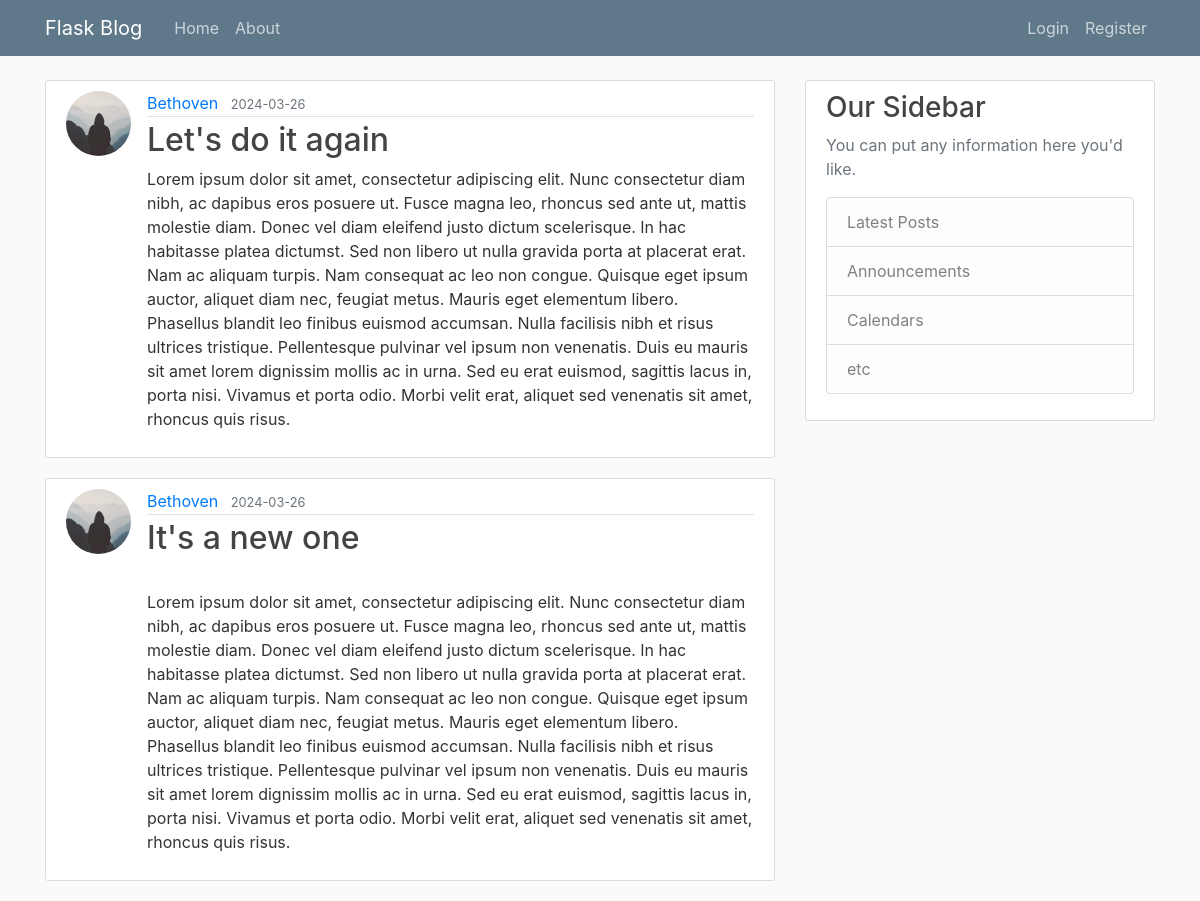
The page /home on the database its author committed.
### flaskblog/models.py (models this page shows, shortened)
class Post(db.Model):
    id = db.Column(db.Integer, primary_key=True)
    title = db.Column(db.String(100), nullable=False)
    date_posted = db.Column(db.DateTime, nullable=False, default=datetime.utcnow)
    content = db.Column(db.Text, nullable=False)
    user_id = db.Column(db.Integer, db.ForeignKey('user.id'), nullable=False)

class User(db.Model, UserMixin):
    id = db.Column(db.Integer, primary_key=True)
    username = db.Column(db.String(20), unique=True, nullable=False)
    email = db.Column(db.String(120), unique=True, nullable=False)
    image_file = db.Column(db.String(20), nullable=False, default='default.jpg')
    password = db.Column(db.String(60), nullable=False)
    posts = db.relationship('Post', backref='author', lazy=True)

### flaskblog/routes.py (the view)
@app.route("/")
@app.route("/home")
def home():
    page = request.args.get('page', 1, type=int)
    posts = Post.query.order_by(Post.date_posted.desc()).paginate(per_page=2, page=page)
    return render_template('home.html', posts=posts)

### flaskblog/templates/home.html
{% extends "layout.html" %}
{% block content %}
    {% for post in posts %}
        <article class="media content-section">
          <img class="rounded-circle article-img" src="{{ url_for('static', filename='profile_pics/' + post.author.image_file) }}">
          <div class="media-body">
            <div class="article-metadata">
              <a class="mr-2" href="#">{{ post.author.username }}</a>
              <small class="text-muted">{{ post.date_posted.strftime("%Y-%m-%d") }}</small>
            </div>
            <h2><a class="article-title" href="{{ url_for('post', post_id=post.id) }}">{{ post.title }}</a></h2>
            <p class="article-content">{{ post.content }}</p>
          </div>
        </article>
    {% endfor %}
{% endblock content %}

### flaskblog/templates/layout.html (shortened to what this page needs)
<!DOCTYPE html>
<html>
<head>
    <link rel="stylesheet" href="https://maxcdn.bootstrapcdn.com/bootstrap/4.0.0/css/bootstrap.min.css">
    <link rel="stylesheet" type="text/css" href="{{ url_for('static', filename='main.css') }}">
</head>
<body>
    <header class="site-header">
      <nav class="navbar navbar-expand-md navbar-dark bg-steel fixed-top">
        <div class="container">
          <a class="navbar-brand mr-4" href="/">Flask Blog</a>
          <div class="collapse navbar-collapse" id="navbarToggle">
            <div class="navbar-nav mr-auto">
              <a class="nav-item nav-link" href="{{ url_for('home') }}">Home</a>
              <a class="nav-item nav-link" href="{{ url_for('about') }}">About</a>
            </div>
            <div class="navbar-nav">
              {% if current_user.is_authenticated %}
                <a class="nav-item nav-link" href="{{ url_for('new_post') }}">New Post</a>
                <a class="nav-item nav-link" href="{{ url_for('account') }}">Account</a>
                <a class="nav-item nav-link" href="{{ url_for('logout') }}">Logout</a>
              {% else %}
                <a class="nav-item nav-link" href="{{ url_for('login') }}">Login</a>
                <a class="nav-item nav-link" href="{{ url_for('register') }}">Register</a>
              {% endif %}
            </div>
          </div>
        </div>
      </nav>
    </header>
    <main role="main" class="container">
      <div class="row">
        <div class="col-md-8">
          {% block content %}{% endblock %}
        </div>
        <div class="col-md-4">
          <div class="content-section">
            <h3>Our Sidebar</h3>
            <p class='text-muted'>You can put any information here you'd like.
              <ul class="list-group">
                <li class="list-group-item list-group-item-light">Latest Posts</li>
                <li class="list-group-item list-group-item-light">Announcements</li>
                <li class="list-group-item list-group-item-light">Calendars</li>
                <li class="list-group-item list-group-item-light">etc</li>
              </ul>
            </p>
          </div>
        </div>
      </div>
    </main>
</body>
</html>

### flaskblog/static/main.css (style rules this page uses)
body { background: #fafafa; color: #333333; margin-top: 5rem; }
h1, h2, h3, h4, h5, h6 { color: #444444; }
.bg-steel { background-color: #5f788a; }
.site-header .navbar-nav .nav-link { color: #cbd5db; }
.content-section { background: #ffffff; padding: 10px 20px; border: 1px solid #dddddd; border-radius: 3px; margin-bottom: 20px; }
.article-title { color: #444444; }
.article-content { white-space: pre-line; }
.article-img { height: 65px; width: 65px; margin-right: 16px; }
.article-metadata { padding-bottom: 1px; margin-bottom: 4px; border-bottom: 1px solid #e3e3e3 }

### rows shown on the page
Post: image_file (placeholder picture), author.username "Bethoven", date_posted "2024-03-26", title "Let's do it again", content "Lorem ipsum dolor sit amet, consectetur adipiscing elit. Nunc consectetur diam nibh, ac dapibus eros posuere ut. Fusce magna leo, rhoncus sed ante ut, mattis molestie diam. Donec vel diam eleifend justo dictum scelerisque. In hac habitasse platea dictumst. Sed non libero ut nulla gravida porta at placerat erat. Nam ac aliquam turpis. Nam consequat ac leo non congue. Quisque eget ipsum auctor, aliquet diam nec, feugiat metus. Mauris eget elementum libero. Phasellus blandit leo finibus euismod accumsan. Nulla facilisis nibh et risus ultrices tristique. Pellentesque pulvinar vel ipsum non venenatis. Duis eu mauris sit amet lorem dignissim mollis ac in urna. Sed eu erat euismod, sagittis lacus…"
Post: image_file (placeholder picture), author.username "Bethoven", date_posted "2024-03-26", title "It's a new one", content "Lorem ipsum dolor sit amet, consectetur adipiscing elit. Nunc consectetur diam nibh, ac dapibus eros posuere ut. Fusce magna leo, rhoncus sed ante ut, mattis molestie diam. Donec vel diam eleifend justo dictum scelerisque. In hac habitasse platea dictumst. Sed non libero ut nulla gravida porta at placerat erat. Nam ac aliquam turpis. Nam consequat ac leo non congue. Quisque eget ipsum auctor, aliquet diam nec, feugiat metus. Mauris eget elementum libero. Phasellus blandit leo finibus euismod accumsan. Nulla facilisis nibh et risus ultrices tristique. Pellentesque pulvinar vel ipsum non venenatis. Duis eu mauris sit amet lorem dignissim mollis ac in urna. Sed eu erat euismod, sagittis lacus…"
